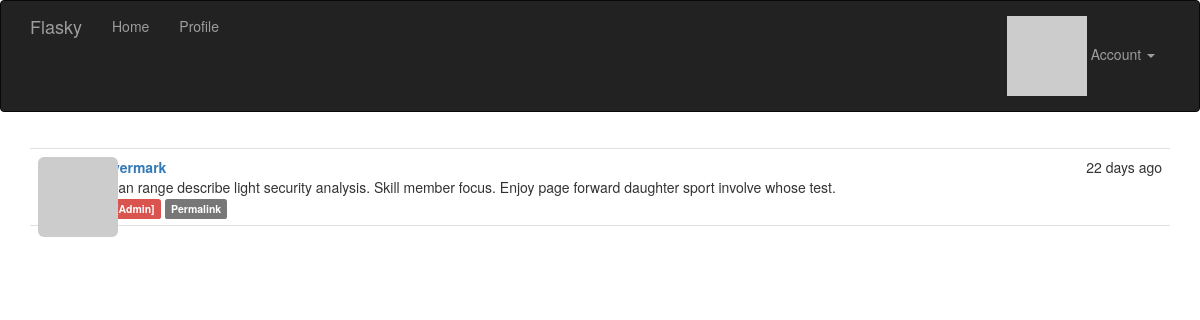
Screenshot of /post/3 (signed in) with the database file from the repository.
### app/models.py (models this page shows, shortened)
class Post(db.Model):
    __tablename__ = 'posts'
    id = db.Column(db.Integer, primary_key=True)
    body = db.Column(db.Text) # 儲存markdown 格式文章
    body_html = db.Column(db.Text)  # 儲存html 格式文章
    timestamp = db.Column(db.DateTime, index=True, default=datetime.utcnow)
    author_id = db.Column(db.Integer, db.ForeignKey('users.id'))

class User(UserMixin, db.Model):
    __tablename__ = 'users'
    id = db.Column(db.Integer, primary_key=True)
    username = db.Column(db.String(64), unique=True, index=True)
    email = db.Column(db.String(64), unique=True, index=True)  # 讓使用者可以用email 登入
    role_id = db.Column(db.Integer, db.ForeignKey('roles.id'))
    password_hash = db.Column(db.String(128))
    confirmed = db.Column(db.Boolean, default=False)  # 帳號確認狀態
    name = db.Column(db.String(64))  # 本名
    location = db.Column(db.String(64))
    about_me = db.Column(db.Text())
    member_since = db.Column(db.DateTime(), default=datetime.utcnow)  # 建立時間
    last_seen = db.Column(db.DateTime(), default=datetime.utcnow)  # 上次訪問時間
    avatar_hash = db.Column(db.String(32))  # 儲存頭像URL用
    posts = db.relationship('Post', backref='author', lazy='dynamic')
    followed = db.relationship('Follow', foreign_keys=[Follow.follower_id],
                                         backref=db.backref('follower', lazy='joined'),
                                         lazy='dynamic',
                                         cascade='all, delete-orphan')
    followers = db.relationship('Follow', foreign_keys=[Follow.followed_id],
                                          backref=db.backref('followed', lazy='joined'),
                                          lazy='dynamic',
                                          cascade='all, delete-orphan')
    @property  # property 是只能讀取的屬性特性
    def password(self):
        raise AttributeError('password is not a readable attribute')
    def can(self, perm):
        return self.role is not None and self.role.has_permission(perm)
    def is_administrator(self):
        return self.can(Permission.ADMIN)
    def ping(self):
        self.last_seen = datetime.utcnow()
        db.session.add(self)
    def gravatar_hash(self):  # 產生email MD5 hash值
        return hashlib.md5(self.email.lower().encode('utf-8')).hexdigest()
    def gravatar(self, size=100, default='identicon', rating='g'):  # 產生gravatar的URL
        url = 'https://secure.gravatar.com/avatar'
        hash = self.avatar_hash or self.gravatar_hash()
        return f'{url}/{hash}?s={size}&d={default}&r={rating}'

### app/main/views.py (the view)
@main.route('/post/<int:id>')
def post(id):
    post = Post.query.get_or_404(id)
    return render_template('post.html', posts=[post])

### app/auth/views.py (called while the page is built)
@auth.before_app_request  # 註冊成全域的裝飾器
def before_request():
    if current_user.is_authenticated:  # 如果使用者有登入下的判斷
        current_user.ping()  # 每次都執行 更新上次登入時間
        if not current_user.confirmed and request.endpoint \
            and request.blueprint != 'auth' and request.endpoint != 'static':
            return redirect(url_for('auth.unconfirmed'))

### app/main/__init__.py (called while the page is built)
@main.app_context_processor
def inject_permissions():
    return dict(Permission=Permission)

### app/models.py (called while the page is built)
@login_manager.user_loader  # 向flask-login 註冊此函式
def load_user(user_id):
    return User.query.get(int(user_id))

    def has_permission(self, perm):
        return self.permissions & perm == perm

### app/templates/post.html (shortened to what this page needs)
{% extends "base.html" %}
{% import "_macros.html" as macros %}
{% block page_content %}
{% include '_posts.html' %}
{% endblock %}

### app/templates/_posts.html
<ul class="posts">
    {% for post in posts %}
    <li class="post">
        <div class="post-thumbnail">
            <a href="{{ url_for('.user', username=post.author.username) }}">
                <img class="img-rounded profile-thumbnail" src="{{ post.author.gravatar(size=40) }}">
            </a>
        </div>
        <div class="post-content">
            <div class="post-date">{{ moment(post.timestamp).fromNow() }}</div>
            <div class="post-author"><a href="{{ url_for('.user', username=post.author.username) }}">{{ post.author.username }}</a></div>
                    <div class="post-body">
                {% if post.body_html %}
                    {{ post.body_html | safe }}
                {% else %}
                    {{ post.body }}
                {% endif %}
        </div>
            <div class="post-footer">
                {% if current_user == post.author %}
                <a href="{{ url_for('.edit', id=post.id) }}">
                    <span class="label label-primary">Edit</span>
                </a>
                {% elif current_user.is_administrator() %}
                <a href="{{ url_for('.edit', id=post.id) }}">
                    <span class="label label-danger">Edit [Admin]</span>
                </a>
                {% endif %}
                <a href="{{ url_for('.post', id=post.id) }}">
                    <span class="label label-default">Permalink</span>
                </a>
            </div>
    </li>
    {% endfor %}
</ul>

### app/static/styles.css (style rules this page uses)
.profile-thumbnail { position: absolute; }
ul.posts { list-style-type: none; padding: 0px; margin: 16px 0px 0px 0px; border-top: 1px solid #e0e0e0; }
ul.posts li.post { padding: 8px; border-bottom: 1px solid #e0e0e0; }
div.post-date { float: right; }
div.post-author { font-weight: bold; }
div.post-thumbnail { position: absolute; }
div.post-content { margin-left: 48px; min-height: 48px; }

### rows the page displays
Post: timestamp "22 days ago", author.username "weavermark", body "Woman range describe light security analysis. Skill member focus. Enjoy page forward daughter sport involve whose test."
